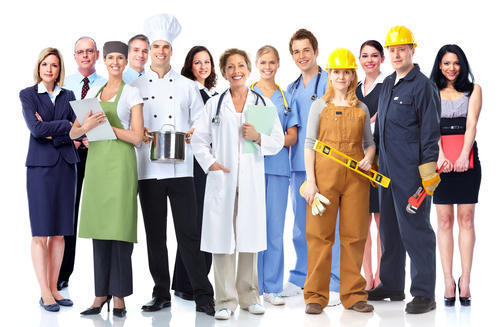
#> input picture photo.jpg, 500 x 327 px
$ jupyter execute face_detection_of_photo.ipynb   (shell and % lines are left out)
#> lines starting #> are read from the running program, lines starting #| are printed output that depends on the picture; after the words box and inside, x2 and y2 are one past the last pixel; in counts of white or black regions, pixels touching at a corner belong together
[cell 1]
import numpy as np
import cv2
import matplotlib.pyplot as plt

[cell 2]
#loading the image to be tested
test_image=cv2.imread('photo.jpg')
#> test_image is the input picture: shape (327, 500, 3); mean B, G, R 168.2, 170, 178

[cell 3]
#converting to grayscale
test_image_gray=cv2.cvtColor(test_image,cv2.COLOR_BGR2GRAY)
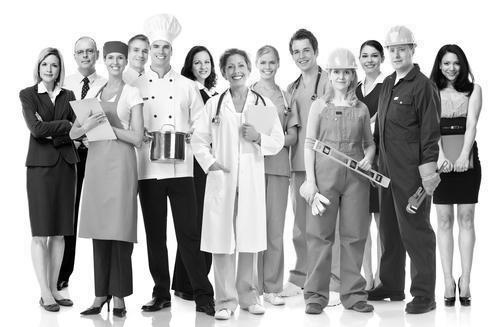
#> test_image_gray: shape (327, 500); min 0, max 255, mean 172.2

[cell 4]
#displaying the grayscale image
plt.imshow(test_image_gray,cmap='gray')

[cell 5]
def convertToRGB(image):
    return cv2.cvtColor(image,cv2.COLOR_BGR2RGB)

[cell 6]
#haar cascade files

[cell 7]
haar_cascade_face=cv2.CascadeClassifier(cv2.data.haarcascades+"haarcascade_frontalface_default.xml")

[cell 8]
faces_rects=haar_cascade_face.detectMultiScale(test_image_gray,scaleFactor=1.2,minNeighbors=5);
#> faces_rects = [[147, 36, 29, 29], [288, 40, 28, 28], [357, 46, 26, 26], [102, 47, 27, 27], [189, 52, 27, 27], [253, 52, 29, 29], [438, 54, 26, 26], [37, 56, 26, 26], [222, 56, 28, 28], [310, 73, 54, 54]]
#let us print the no of faces found
print('faces found:',len(faces_rects))
#| faces found: 10

[cell 9]
for(x,y,w,h) in faces_rects:
    cv2.rectangle(test_image,(x,y),(x+w,y+h),(0,255,0),2)
#> this loop made 10 passes
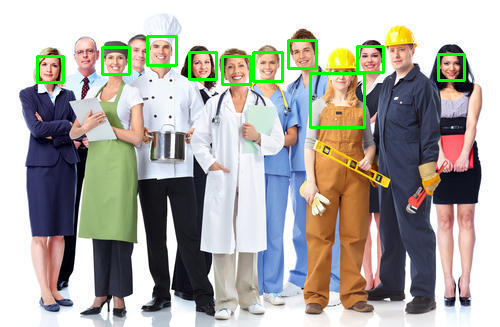
#> test_image: shape (327, 500, 3); 2.17% of pixels changed, all inside (x1, y1, x2, y2) = (36, 35, 466, 129)

[cell 10]
#convert image to rgb and show image
plt.imshow(convertToRGB(test_image))
